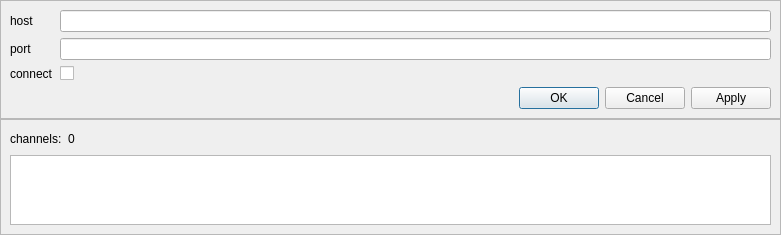
<?xml version="1.0" encoding="UTF-8"?>
<ui version="4.0">
 <class>NetworkDialog</class>
 <widget class="QDialog" name="NetworkDialog">
  <property name="enabled">
   <bool>true</bool>
  </property>
  <property name="geometry">
   <rect>
    <x>0</x>
    <y>0</y>
    <width>781</width>
    <height>235</height>
   </rect>
  </property>
  <property name="windowTitle">
   <string>Dialog</string>
  </property>
  <property name="sizeGripEnabled">
   <bool>false</bool>
  </property>
  <layout class="QVBoxLayout" name="verticalLayout" stretch="0,0">
   <property name="spacing">
    <number>0</number>
   </property>
   <property name="margin">
    <number>0</number>
   </property>
   <item>
    <widget class="QFrame" name="frame">
     <property name="frameShape">
      <enum>QFrame::StyledPanel</enum>
     </property>
     <property name="frameShadow">
      <enum>QFrame::Raised</enum>
     </property>
     <layout class="QVBoxLayout" name="verticalLayout_2">
      <item>
       <layout class="QGridLayout" name="gridLayout">
        <item row="1" column="0">
         <widget class="QLabel" name="label_2">
          <property name="text">
           <string>port</string>
          </property>
         </widget>
        </item>
        <item row="1" column="1">
         <widget class="QLineEdit" name="_service"/>
        </item>
        <item row="0" column="0">
         <widget class="QLabel" name="label">
          <property name="text">
           <string>host</string>
          </property>
         </widget>
        </item>
        <item row="0" column="1">
         <widget class="QLineEdit" name="_host"/>
        </item>
        <item row="2" column="1">
         <widget class="QCheckBox" name="_connect">
          <property name="text">
           <string/>
          </property>
         </widget>
        </item>
        <item row="2" column="0">
         <widget class="QLabel" name="label_3">
          <property name="text">
           <string>connect</string>
          </property>
         </widget>
        </item>
       </layout>
      </item>
      <item>
       <layout class="QHBoxLayout" name="horizontalLayout">
        <item>
         <widget class="QDialogButtonBox" name="_buttons">
          <property name="standardButtons">
           <set>QDialogButtonBox::Apply|QDialogButtonBox::Cancel|QDialogButtonBox::Ok</set>
          </property>
          <property name="centerButtons">
           <bool>false</bool>
          </property>
         </widget>
        </item>
       </layout>
      </item>
     </layout>
    </widget>
   </item>
   <item>
    <widget class="QFrame" name="frame_2">
     <property name="frameShape">
      <enum>QFrame::StyledPanel</enum>
     </property>
     <property name="frameShadow">
      <enum>QFrame::Raised</enum>
     </property>
     <layout class="QGridLayout" name="gridLayout_2">
      <item row="0" column="1">
       <layout class="QVBoxLayout" name="verticalLayout_3">
        <item>
         <layout class="QHBoxLayout" name="horizontalLayout_2">
          <item>
           <widget class="QLabel" name="label_4">
            <property name="text">
             <string>channels:</string>
            </property>
           </widget>
          </item>
          <item>
           <widget class="QLabel" name="_numChannels">
            <property name="text">
             <string>0</string>
            </property>
           </widget>
          </item>
          <item>
           <spacer name="horizontalSpacer_2">
            <property name="orientation">
             <enum>Qt::Horizontal</enum>
            </property>
            <property name="sizeHint" stdset="0">
             <size>
              <width>40</width>
              <height>20</height>
             </size>
            </property>
           </spacer>
          </item>
         </layout>
        </item>
       </layout>
      </item>
      <item row="1" column="1">
       <widget class="QPlainTextEdit" name="_log">
        <property name="undoRedoEnabled">
         <bool>false</bool>
        </property>
        <property name="lineWrapMode">
         <enum>QPlainTextEdit::NoWrap</enum>
        </property>
        <property name="readOnly">
         <bool>true</bool>
        </property>
        <property name="plainText">
         <string notr="true"/>
        </property>
        <property name="tabStopWidth">
         <number>0</number>
        </property>
        <property name="textInteractionFlags">
         <set>Qt::LinksAccessibleByKeyboard|Qt::LinksAccessibleByMouse|Qt::TextBrowserInteraction|Qt::TextSelectableByKeyboard|Qt::TextSelectableByMouse</set>
        </property>
        <property name="maximumBlockCount">
         <number>500</number>
        </property>
       </widget>
      </item>
     </layout>
    </widget>
   </item>
  </layout>
 </widget>
 <resources/>
 <connections/>
</ui>
